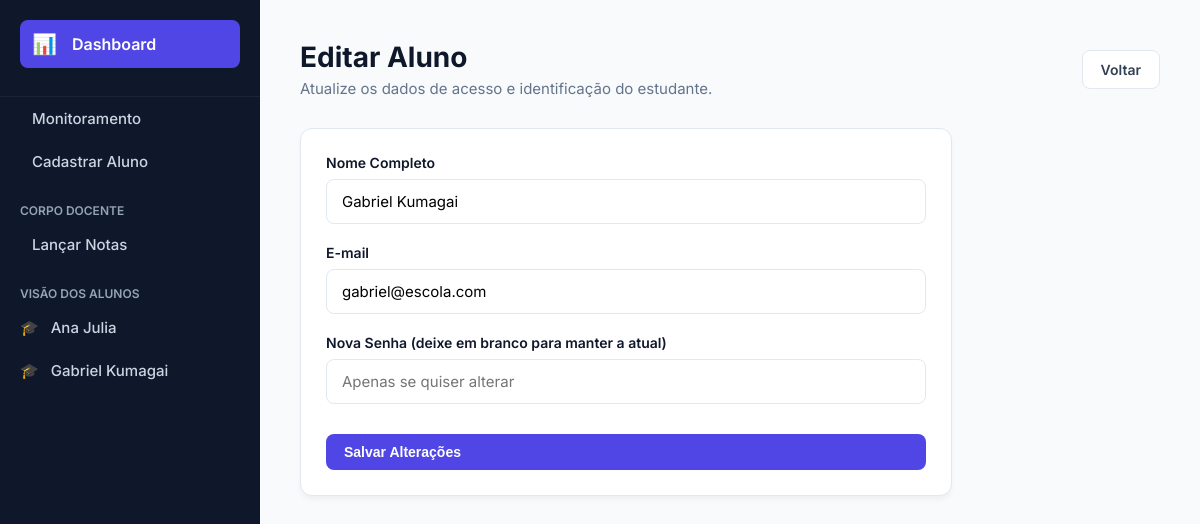
The app's page /index.php?acao=editar_aluno&id=1 with its own data.
### tables this page shows
CREATE TABLE usuarios (
    id INT AUTO_INCREMENT PRIMARY KEY,
    nome VARCHAR(100) NOT NULL,
    email VARCHAR(100) UNIQUE NOT NULL,
    senha VARCHAR(255) NOT NULL,
    perfil ENUM('aluno', 'professor', 'coordenador', 'diretor') NOT NULL
);

### controllers/EscolaController.php (called while the page is built, shortened)
<?php
require_once 'config/Database.php';
require_once 'models/AlunoModel.php';
class EscolaController {
    private $alunoModel;
    public function __construct() {
        $database = new Database();
        $this->db = $database->getConnection();
        $this->alunoModel = new AlunoModel($this->db);
    }
    public function formEditarAluno() {
        $id = $_GET['id'];
        $aluno = $this->alunoModel->getAlunoById($id);
        require_once 'views/header.php';
        require_once 'views/form_edita_aluno.php';
    }
}
?>

### config/Database.php (called while the page is built, shortened)
<?php
class Database {
    private $host = "localhost";
    private $db_name = "sistema_escolar";
    private $username = "root";
    private $password = "";
    public function getConnection() {
        $this->conn = null;
        try {
            $this->conn = new PDO("mysql:host=" . $this->host . ";dbname=" . $this->db_name, $this->username, $this->password);
            $this->conn->setAttribute(PDO::ATTR_ERRMODE, PDO::ERRMODE_EXCEPTION);
        } catch(PDOException $exception) { echo "Erro de conexão: " . $exception->getMessage(); }
        return $this->conn;
    }
}
?>

### models/AlunoModel.php (called while the page is built, shortened)
<?php
class AlunoModel {
    private $conn;
    public function __construct($db) { $this->conn = $db; }
    public function getAlunoById($id) {
        $query = "SELECT id, nome, email FROM usuarios WHERE id = :id AND perfil = 'aluno'";
        $stmt = $this->conn->prepare($query);
        $stmt->bindParam(':id', $id);
        $stmt->execute();
        return $stmt->fetch(PDO::FETCH_ASSOC);
    }
}
?>

### views/form_edita_aluno.php (the view, shortened to what this page needs)
<div class="cabecalho-pagina">
    <div>
        <h1>Editar Aluno</h1>
        <p>Atualize os dados de acesso e identificação do estudante.</p>
    </div>
    <a href="index.php?acao=dashboard" class="btn btn-outline">Voltar</a>
</div>
<div class="card" style="max-width: 600px;">
    <form action="index.php?acao=atualizar_aluno" method="POST">
        <div class="form-group">
            <label>Nome Completo</label>
            <input type="text" name="nome" required value="<?= htmlspecialchars($aluno['nome']) ?>">
        </div>
        <div class="form-group">
            <label>E-mail</label>
            <input type="email" name="email" required value="<?= htmlspecialchars($aluno['email']) ?>">
        </div>
        <div class="form-group">
            <label>Nova Senha (deixe em branco para manter a atual)</label>
            <input type="password" name="senha" placeholder="Apenas se quiser alterar">
        </div>
        <div style="margin-top: 30px; display: flex; gap: 10px;">
            <button type="submit" class="btn btn-primary" style="flex: 1;">Salvar Alterações</button>
        </div>
    </form>
</div>
    </div>
</div>
</body>
</html>

### views/header.php (shortened to what this page needs)
<!DOCTYPE html>
<html lang="pt-BR">
<head>
</head>
<body>
<div class="app-wrapper">
    <div class="sidebar">
        <div class="sidebar-header">
            <label for="menu-toggle" class="menu-btn" title="Alternar Menu">
                <span class="icon">📊</span>
                <span class="link-text">Dashboard</span>
            </label>
        </div>
        <div class="menu-items">
            <a href="index.php?acao=dashboard"><span class="icon"></span> Monitoramento</a>
            <a href="index.php?acao=novo_aluno"><span class="icon"></span> Cadastrar Aluno</a>
            <p class="menu-label">Corpo Docente</p>
            <a href="index.php?acao=professor"><span class="icon"></span> Lançar Notas</a>
            <p class="menu-label">Visão dos Alunos</p>
<?php
require_once __DIR__ . '/../config/Database.php';
$_db = new Database();
$_stmt = $_db->getConnection()->query(
    "SELECT id, nome FROM usuarios WHERE perfil = 'aluno' ORDER BY nome"
);
foreach ($_stmt->fetchAll(PDO::FETCH_ASSOC) as $_aluno): ?>
    <a href="index.php?acao=aluno&id=<?= $_aluno['id'] ?>">
        <span class="icon">🎓</span> <?= htmlspecialchars($_aluno['nome']) ?>
    </a>
<?php endforeach; ?>
        </div>
    </div>
    <div class="main-content">

### views/header.php (style rules this page uses)
:root { --primary: #4f46e5; --dark: #0f172a; --dark-lighter: #1e293b; --bg-color: #f8fafc; --card-bg: #ffffff; --text-main: #334155; --text-muted: #64748b; --border: #e2e8f0; --danger: #ef4444; --success: #10b981; }
body { font-family: 'Inter', sans-serif; background-color: var(--bg-color); margin: 0; color: var(--text-main); }
.app-wrapper { display: flex; width: 100%; min-height: 100vh; }
.sidebar { width: 260px; background-color: var(--dark); color: white; display: flex; flex-direction: column; transition: width 0.3s ease; overflow: hidden; white-space: nowrap; }
.sidebar-header { padding: 20px; display: flex; align-items: center; border-bottom: 1px solid rgba(255,255,255,0.05); }
.menu-btn { cursor: pointer; color: white; display: flex; align-items: center; gap: 15px; font-size: 16px; font-weight: 600; background-color: var(--primary); padding: 12px; border-radius: 8px; width: 100%; transition: 0.2s; }
.menu-btn .icon { font-size: 20px; }
.menu-items { display: flex; flex-direction: column; transition: opacity 0.2s ease, visibility 0.2s; }
.sidebar p.menu-label { padding: 20px 20px 5px; font-size: 12px; text-transform: uppercase; color: #94a3b8; font-weight: 600; margin: 0; }
.sidebar a { color: #cbd5e1; text-decoration: none; padding: 12px 20px; font-size: 15px; font-weight: 500; display: flex; align-items: center; gap: 12px; transition: all 0.2s; }
.main-content { flex: 1; padding: 40px; box-sizing: border-box; background-color: var(--bg-color); min-width: 0; }
.cabecalho-pagina { margin-bottom: 30px; display: flex; justify-content: space-between; align-items: center; }
.cabecalho-pagina h1 { margin: 0; color: var(--dark); font-size: 28px; font-weight: 700; }
.cabecalho-pagina p { margin: 5px 0 0 0; color: var(--text-muted); font-size: 15px; }
.card { background: var(--card-bg); border-radius: 12px; padding: 25px; box-shadow: 0 4px 6px -1px rgba(0,0,0,0.05); border: 1px solid var(--border); margin-bottom: 20px; }
.btn { display: inline-flex; align-items: center; padding: 10px 18px; border-radius: 8px; text-decoration: none; font-weight: 600; font-size: 14px; border: none; cursor: pointer; }
.btn-primary { background: var(--primary); color: white; }
.btn-outline { background: white; color: var(--text-main); border: 1px solid var(--border); }
.form-group { margin-bottom: 20px; }
label { display: block; margin-bottom: 8px; font-weight: 600; font-size: 14px; color: var(--dark); }
input, select, textarea { width: 100%; padding: 12px 15px; border: 1px solid var(--border); border-radius: 8px; font-family: 'Inter', sans-serif; font-size: 15px; box-sizing: border-box; }

### records on screen
usuarios: nome "Ana Julia"
usuarios: nome "Gabriel Kumagai", email "gabriel@escola.com"
